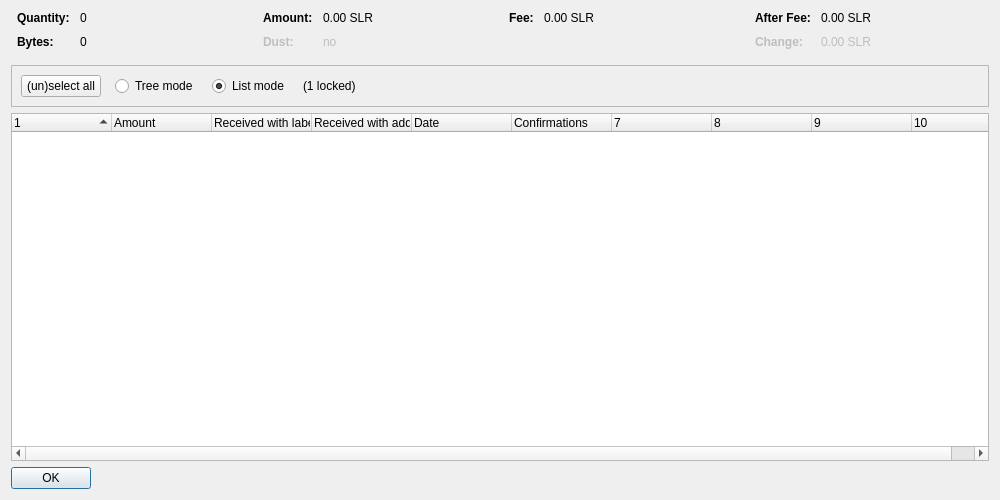
<?xml version="1.0" encoding="UTF-8"?>
<ui version="4.0">
 <class>CoinControlDialog</class>
 <widget class="QDialog" name="CoinControlDialog">
  <property name="geometry">
   <rect>
    <x>0</x>
    <y>0</y>
    <width>1000</width>
    <height>500</height>
   </rect>
  </property>
  <property name="windowTitle">
   <string>Coin Selection</string>
  </property>
  <layout class="QVBoxLayout" name="verticalLayout">
   <item>
    <layout class="QHBoxLayout" name="horizontalLayoutTop" stretch="0,0,0,0">
     <property name="topMargin">
      <number>0</number>
     </property>
     <property name="bottomMargin">
      <number>10</number>
     </property>
     <item>
      <layout class="QFormLayout" name="formLayoutCoinControl1">
       <property name="horizontalSpacing">
        <number>10</number>
       </property>
       <property name="verticalSpacing">
        <number>10</number>
       </property>
       <property name="leftMargin">
        <number>6</number>
       </property>
       <property name="rightMargin">
        <number>6</number>
       </property>
       <item row="0" column="0">
        <widget class="QLabel" name="labelCoinControlQuantityText">
         <property name="font">
          <font>
           <weight>75</weight>
           <bold>true</bold>
          </font>
         </property>
         <property name="text">
          <string>Quantity:</string>
         </property>
        </widget>
       </item>
       <item row="0" column="1">
        <widget class="QLabel" name="labelCoinControlQuantity">
         <property name="cursor">
          <cursorShape>IBeamCursor</cursorShape>
         </property>
         <property name="contextMenuPolicy">
          <enum>Qt::ActionsContextMenu</enum>
         </property>
         <property name="text">
          <string notr="true">0</string>
         </property>
         <property name="textInteractionFlags">
          <set>Qt::LinksAccessibleByMouse|Qt::TextSelectableByKeyboard|Qt::TextSelectableByMouse</set>
         </property>
        </widget>
       </item>
       <item row="1" column="0">
        <widget class="QLabel" name="labelCoinControlBytesText">
         <property name="font">
          <font>
           <weight>75</weight>
           <bold>true</bold>
          </font>
         </property>
         <property name="text">
          <string>Bytes:</string>
         </property>
        </widget>
       </item>
       <item row="1" column="1">
        <widget class="QLabel" name="labelCoinControlBytes">
         <property name="cursor">
          <cursorShape>IBeamCursor</cursorShape>
         </property>
         <property name="contextMenuPolicy">
          <enum>Qt::ActionsContextMenu</enum>
         </property>
         <property name="text">
          <string notr="true">0</string>
         </property>
         <property name="textInteractionFlags">
          <set>Qt::LinksAccessibleByMouse|Qt::TextSelectableByKeyboard|Qt::TextSelectableByMouse</set>
         </property>
        </widget>
       </item>
      </layout>
     </item>
     <item>
      <layout class="QFormLayout" name="formLayoutCoinControl2">
       <property name="horizontalSpacing">
        <number>10</number>
       </property>
       <property name="verticalSpacing">
        <number>10</number>
       </property>
       <property name="leftMargin">
        <number>6</number>
       </property>
       <property name="rightMargin">
        <number>6</number>
       </property>
       <item row="0" column="0">
        <widget class="QLabel" name="labelCoinControlAmountText">
         <property name="font">
          <font>
           <weight>75</weight>
           <bold>true</bold>
          </font>
         </property>
         <property name="text">
          <string>Amount:</string>
         </property>
        </widget>
       </item>
       <item row="0" column="1">
        <widget class="QLabel" name="labelCoinControlAmount">
         <property name="cursor">
          <cursorShape>IBeamCursor</cursorShape>
         </property>
         <property name="contextMenuPolicy">
          <enum>Qt::ActionsContextMenu</enum>
         </property>
         <property name="text">
          <string notr="true">0.00 SLR</string>
         </property>
         <property name="textInteractionFlags">
          <set>Qt::LinksAccessibleByMouse|Qt::TextSelectableByKeyboard|Qt::TextSelectableByMouse</set>
         </property>
        </widget>
       </item>
       <item row="1" column="0">
        <widget class="QLabel" name="labelCoinControlLowOutputText">
         <property name="enabled">
          <bool>false</bool>
         </property>
         <property name="font">
          <font>
           <weight>75</weight>
           <bold>true</bold>
          </font>
         </property>
         <property name="text">
          <string>Dust:</string>
         </property>
        </widget>
       </item>
       <item row="1" column="1">
        <widget class="QLabel" name="labelCoinControlLowOutput">
         <property name="enabled">
          <bool>false</bool>
         </property>
         <property name="cursor">
          <cursorShape>IBeamCursor</cursorShape>
         </property>
         <property name="contextMenuPolicy">
          <enum>Qt::ActionsContextMenu</enum>
         </property>
         <property name="text">
          <string notr="true">no</string>
         </property>
         <property name="textInteractionFlags">
          <set>Qt::LinksAccessibleByMouse|Qt::TextSelectableByKeyboard|Qt::TextSelectableByMouse</set>
         </property>
        </widget>
       </item>
      </layout>
     </item>
     <item>
      <layout class="QFormLayout" name="formLayoutCoinControl3">
       <property name="horizontalSpacing">
        <number>10</number>
       </property>
       <property name="verticalSpacing">
        <number>10</number>
       </property>
       <property name="leftMargin">
        <number>6</number>
       </property>
       <property name="rightMargin">
        <number>6</number>
       </property>
       <item row="0" column="0">
        <widget class="QLabel" name="labelCoinControlFeeText">
         <property name="font">
          <font>
           <weight>75</weight>
           <bold>true</bold>
          </font>
         </property>
         <property name="text">
          <string>Fee:</string>
         </property>
        </widget>
       </item>
       <item row="0" column="1">
        <widget class="QLabel" name="labelCoinControlFee">
         <property name="cursor">
          <cursorShape>IBeamCursor</cursorShape>
         </property>
         <property name="contextMenuPolicy">
          <enum>Qt::ActionsContextMenu</enum>
         </property>
         <property name="text">
          <string notr="true">0.00 SLR</string>
         </property>
         <property name="textInteractionFlags">
          <set>Qt::LinksAccessibleByMouse|Qt::TextSelectableByKeyboard|Qt::TextSelectableByMouse</set>
         </property>
        </widget>
       </item>
      </layout>
     </item>
     <item>
      <layout class="QFormLayout" name="formLayoutCoinControl4">
       <property name="horizontalSpacing">
        <number>10</number>
       </property>
       <property name="verticalSpacing">
        <number>10</number>
       </property>
       <property name="leftMargin">
        <number>6</number>
       </property>
       <property name="rightMargin">
        <number>6</number>
       </property>
       <item row="0" column="0">
        <widget class="QLabel" name="labelCoinControlAfterFeeText">
         <property name="font">
          <font>
           <weight>75</weight>
           <bold>true</bold>
          </font>
         </property>
         <property name="text">
          <string>After Fee:</string>
         </property>
        </widget>
       </item>
       <item row="0" column="1">
        <widget class="QLabel" name="labelCoinControlAfterFee">
         <property name="cursor">
          <cursorShape>IBeamCursor</cursorShape>
         </property>
         <property name="contextMenuPolicy">
          <enum>Qt::ActionsContextMenu</enum>
         </property>
         <property name="text">
          <string notr="true">0.00 SLR</string>
         </property>
         <property name="textInteractionFlags">
          <set>Qt::LinksAccessibleByMouse|Qt::TextSelectableByKeyboard|Qt::TextSelectableByMouse</set>
         </property>
        </widget>
       </item>
       <item row="1" column="0">
        <widget class="QLabel" name="labelCoinControlChangeText">
         <property name="enabled">
          <bool>false</bool>
         </property>
         <property name="font">
          <font>
           <weight>75</weight>
           <bold>true</bold>
          </font>
         </property>
         <property name="text">
          <string>Change:</string>
         </property>
        </widget>
       </item>
       <item row="1" column="1">
        <widget class="QLabel" name="labelCoinControlChange">
         <property name="enabled">
          <bool>false</bool>
         </property>
         <property name="cursor">
          <cursorShape>IBeamCursor</cursorShape>
         </property>
         <property name="contextMenuPolicy">
          <enum>Qt::ActionsContextMenu</enum>
         </property>
         <property name="text">
          <string notr="true">0.00 SLR</string>
         </property>
         <property name="textInteractionFlags">
          <set>Qt::LinksAccessibleByMouse|Qt::TextSelectableByKeyboard|Qt::TextSelectableByMouse</set>
         </property>
        </widget>
       </item>
      </layout>
     </item>
    </layout>
   </item>
   <item>
    <widget class="QFrame" name="frame">
     <property name="minimumSize">
      <size>
       <width>0</width>
       <height>40</height>
      </size>
     </property>
     <property name="frameShape">
      <enum>QFrame::StyledPanel</enum>
     </property>
     <property name="frameShadow">
      <enum>QFrame::Sunken</enum>
     </property>
     <layout class="QHBoxLayout" name="horizontalLayout">
      <item>
       <layout class="QHBoxLayout" name="horizontalLayoutPanel" stretch="0,0,0,0,0">
        <property name="spacing">
         <number>14</number>
        </property>
        <item>
         <widget class="QPushButton" name="pushButtonSelectAll">
          <property name="sizePolicy">
           <sizepolicy hsizetype="Maximum" vsizetype="Fixed">
            <horstretch>0</horstretch>
            <verstretch>0</verstretch>
           </sizepolicy>
          </property>
          <property name="text">
           <string>(un)select all</string>
          </property>
          <property name="autoDefault">
           <bool>false</bool>
          </property>
         </widget>
        </item>
        <item>
         <widget class="QRadioButton" name="radioTreeMode">
          <property name="sizePolicy">
           <sizepolicy hsizetype="Maximum" vsizetype="Fixed">
            <horstretch>0</horstretch>
            <verstretch>0</verstretch>
           </sizepolicy>
          </property>
          <property name="text">
           <string>Tree mode</string>
          </property>
         </widget>
        </item>
        <item>
         <widget class="QRadioButton" name="radioListMode">
          <property name="sizePolicy">
           <sizepolicy hsizetype="Maximum" vsizetype="Fixed">
            <horstretch>0</horstretch>
            <verstretch>0</verstretch>
           </sizepolicy>
          </property>
          <property name="text">
           <string>List mode</string>
          </property>
          <property name="checked">
           <bool>true</bool>
          </property>
         </widget>
        </item>
        <item>
         <widget class="QLabel" name="labelLocked">
          <property name="text">
           <string notr="true">(1 locked)</string>
          </property>
         </widget>
        </item>
        <item>
         <spacer name="horizontalSpacer">
          <property name="orientation">
           <enum>Qt::Horizontal</enum>
          </property>
          <property name="sizeHint" stdset="0">
           <size>
            <width>40</width>
            <height>20</height>
           </size>
          </property>
         </spacer>
        </item>
       </layout>
      </item>
     </layout>
    </widget>
   </item>
   <item>
    <widget class="CoinControlTreeWidget" name="treeWidget">
     <property name="contextMenuPolicy">
      <enum>Qt::CustomContextMenu</enum>
     </property>
     <property name="sortingEnabled">
      <bool>false</bool>
     </property>
     <property name="columnCount">
      <number>10</number>
     </property>
     <attribute name="headerShowSortIndicator" stdset="0">
      <bool>true</bool>
     </attribute>
     <attribute name="headerStretchLastSection">
      <bool>false</bool>
     </attribute>
     <column>
      <property name="text">
       <string/>
      </property>
     </column>
     <column>
      <property name="text">
       <string>Amount</string>
      </property>
     </column>
     <column>
      <property name="text">
       <string>Received with label</string>
      </property>
     </column>
     <column>
      <property name="text">
       <string>Received with address</string>
      </property>
     </column>
     <column>
      <property name="text">
       <string>Date</string>
      </property>
     </column>
     <column>
      <property name="text">
       <string>Confirmations</string>
      </property>
      <property name="toolTip">
       <string>Confirmed</string>
      </property>
     </column>
     <column>
      <property name="text">
       <string/>
      </property>
     </column>
     <column>
      <property name="text">
       <string/>
      </property>
     </column>
     <column>
      <property name="text">
       <string/>
      </property>
     </column>
     <column>
      <property name="text">
       <string/>
      </property>
     </column>
    </widget>
   </item>
   <item>
    <widget class="QDialogButtonBox" name="buttonBox">
     <property name="sizePolicy">
      <sizepolicy hsizetype="Maximum" vsizetype="Fixed">
       <horstretch>0</horstretch>
       <verstretch>0</verstretch>
      </sizepolicy>
     </property>
     <property name="orientation">
      <enum>Qt::Horizontal</enum>
     </property>
     <property name="standardButtons">
      <set>QDialogButtonBox::Ok</set>
     </property>
    </widget>
   </item>
  </layout>
 </widget>
 <customwidgets>
  <customwidget>
   <class>CoinControlTreeWidget</class>
   <extends>QTreeWidget</extends>
   <header>qt/coincontroltreewidget.h</header>
  </customwidget>
 </customwidgets>
 <resources/>
 <connections/>
</ui>
